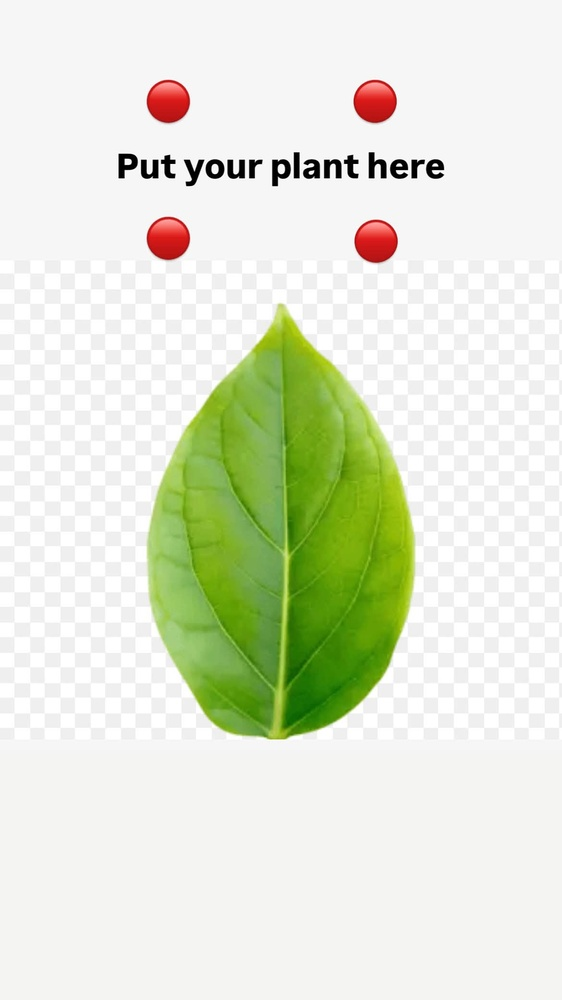
#> input picture sample.jpg, 562 x 1000 px, shrunk from 1170 x 2080 before the run
$ python -i preprocess_leaf.py   (imports and definitions only)
#> lines starting #> are read from the running program, lines starting #| are printed output that depends on the picture; after the words box and inside, x2 and y2 are one past the last pixel; in counts of white or black regions, pixels touching at a corner belong together
import cv2
import numpy as np

def preprocess_leaf(image_input, debug=False):
    # Accept path or numpy image
#> called with image_input = '../../sample.jpg', debug = False
    if isinstance(image_input, str):
        image_bgr = cv2.imread(image_input)
#> image_bgr is the input picture: shape (1000, 562, 3); mean B, G, R 212.1, 231, 225.1
        if image_bgr is None:
            raise FileNotFoundError(f"Image not found: {image_input}")
    else:
        image_bgr = image_input
        if image_bgr is None or not hasattr(image_bgr, "shape"):
            raise ValueError("preprocess_leaf got invalid image array")

    if debug:
        cv2.imshow("Original", image_bgr)

    # Convert to HSV and apply broad leaf mask
    hsv = cv2.cvtColor(image_bgr, cv2.COLOR_BGR2HSV)
#> hsv: shape (1000, 562, 3); mean H, S, V 15.6, 30.9, 232.7
    lower_leaf = np.array([15, 30, 30])
    upper_leaf = np.array([100, 255, 255])
    leaf_mask = cv2.inRange(hsv, lower_leaf, upper_leaf)
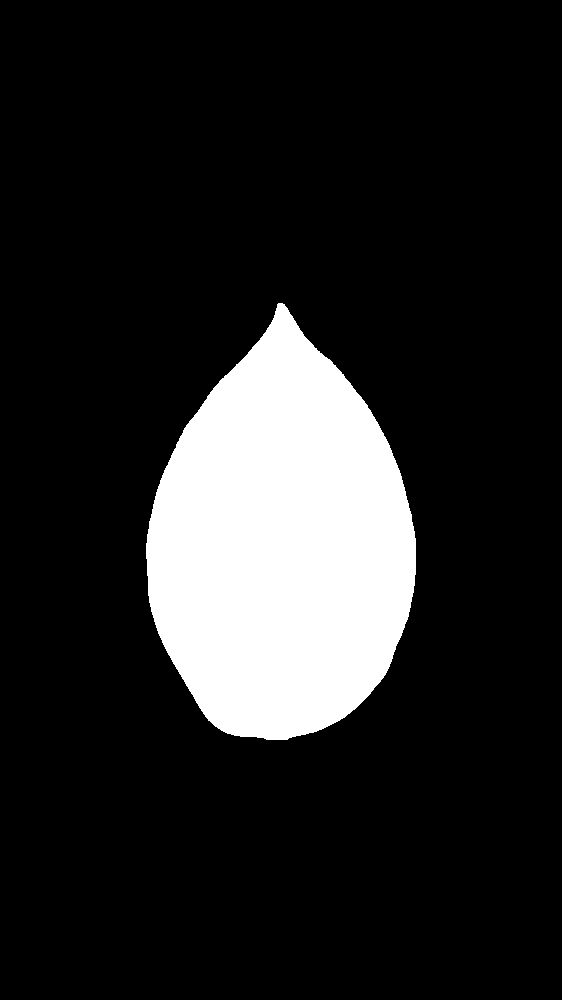
#> leaf_mask: shape (1000, 562); 14.7% white; 1 white region, box (x1, y1, x2, y2) and area: (146, 303, 416, 740) 82677

    # Mask image_bgr
    leaf_only = cv2.bitwise_and(image_bgr, image_bgr, mask=leaf_mask)
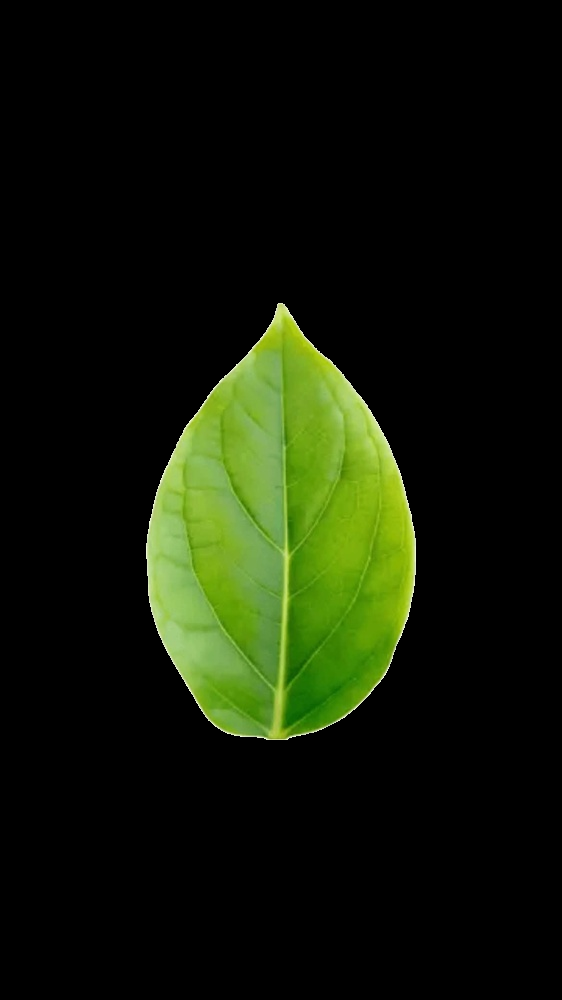
#> leaf_only: shape (1000, 562, 3); mean B, G, R 6.7, 25, 17.5

    # Grayscale + smoothing
    gray = cv2.cvtColor(leaf_only, cv2.COLOR_BGR2GRAY)
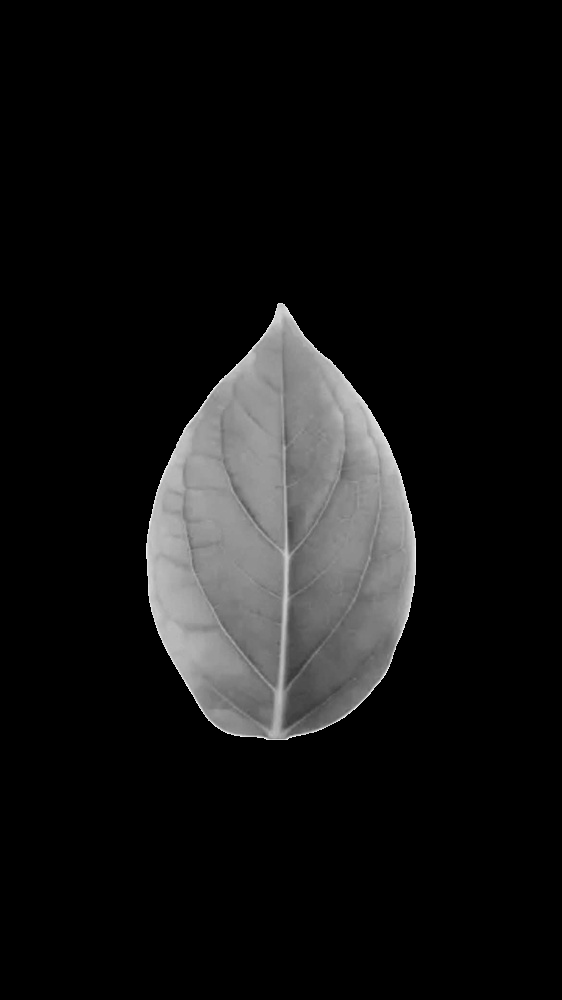
#> gray: shape (1000, 562); min 0, max 250, mean 20.7
    gray_filtered = cv2.medianBlur(gray, 5)

    if debug:
        cv2.imshow("Leaf Mask", leaf_mask)
        cv2.imshow("Filtered Grayscale", gray_filtered)

    return gray_filtered, leaf_mask

>>> result = preprocess_leaf('../../sample.jpg')
